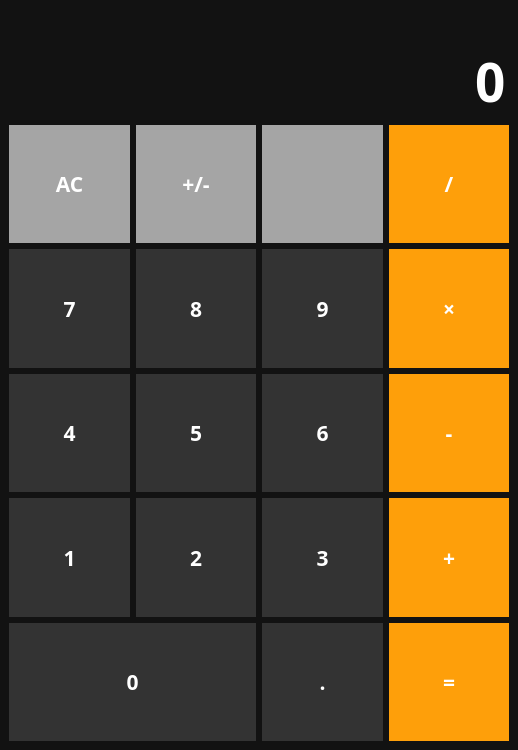
<?xml version="1.0" encoding="UTF-8"?>
<ui version="4.0">
 <class>MainWindow</class>
 <widget class="QMainWindow" name="MainWindow">
  <property name="geometry">
   <rect>
    <x>0</x>
    <y>0</y>
    <width>518</width>
    <height>750</height>
   </rect>
  </property>
  <property name="minimumSize">
   <size>
    <width>518</width>
    <height>750</height>
   </size>
  </property>
  <property name="windowTitle">
   <string>calc</string>
  </property>
  <property name="windowIcon">
   <iconset resource="files.qrc">
    <normaloff>:/icons/icons/calculator.svg</normaloff>:/icons/icons/calculator.svg</iconset>
  </property>
  <property name="styleSheet">
   <string notr="true">QWidget {
    color: white;
    background-color: #121212;
    font-family: Rubik;
    font-size: 16pt;
    font-weight: 600;
    border-radius: 60px;
}

QPushButton {
    background-color: transparent;
    border: none;
    border-radius: 60px; /* Округление углов кнопок */
}

QPushButton:hover {
    background-color: #666;
}

QPushButton:pressed {
    background-color: #888;
}

QPushButton#btn_div,
QPushButton#btn_mul,
QPushButton#btn_sub,
QPushButton#btn_plus,
QPushButton#btn_calc {
    color: white;
    background-color: #fe9f0a;
    font-family: Rubik;
    font-size: 16pt;
    font-weight: 600;
}

QPushButton#btn_div:hover,
QPushButton#btn_mul:hover,
QPushButton#btn_sub:hover,
QPushButton#btn_plus:hover,
QPushButton#btn_calc:hover {
    background-color: #666;
}

QPushButton#btn_div:pressed,
QPushButton#btn_mul:pressed,
QPushButton#btn_sub:pressed,
QPushButton#btn_plus:pressed,
QPushButton#btn_calc:pressed {
    background-color: #888;
}

QPushButton#btn_backspace,
QPushButton#btn_neg,
QPushButton#btn_clear {
    color: white;
    background-color: #a5a5a5;
    font-family: Rubik;
    font-size: 16pt;
    font-weight: 600;
}

QPushButton#btn_backspace:hover,
QPushButton#btn_neg:hover,
QPushButton#btn_clear:hover {
    background-color: #666;
}

QPushButton#btn_backspace:pressed,
QPushButton#btn_neg:pressed,
QPushButton#btn_clear:pressed {
    background-color: #888;
}

QPushButton#btn_0,
QPushButton#btn_1,
QPushButton#btn_2,
QPushButton#btn_3,
QPushButton#btn_4,
QPushButton#btn_5,
QPushButton#btn_6,
QPushButton#btn_7,
QPushButton#btn_8,
QPushButton#btn_9,
QPushButton#btn_point {
    color: white;
    background-color: #333333;
    font-family: Rubik;
    font-size: 16pt;
    font-weight: 600;
}

QPushButton#btn_0:hover,
QPushButton#btn_1:hover,
QPushButton#btn_2:hover,
QPushButton#btn_3:hover,
QPushButton#btn_4:hover,
QPushButton#btn_5:hover,
QPushButton#btn_6:hover,
QPushButton#btn_7:hover,
QPushButton#btn_8:hover,
QPushButton#btn_9:hover,
QPushButton#btn_point:hover {
    background-color: #666;
}

QPushButton#btn_0:pressed,
QPushButton#btn_1:pressed,
QPushButton#btn_2:pressed,
QPushButton#btn_3:pressed,
QPushButton#btn_4:pressed,
QPushButton#btn_5:pressed,
QPushButton#btn_6:pressed,
QPushButton#btn_7:pressed,
QPushButton#btn_8:pressed,
QPushButton#btn_9:pressed,
QPushButton#btn_point:pressed {
    background-color: #888;
}</string>
  </property>
  <widget class="QWidget" name="centralwidget">
   <layout class="QVBoxLayout" name="verticalLayout">
    <item>
     <widget class="QLabel" name="lbl_temp">
      <property name="sizePolicy">
       <sizepolicy hsizetype="Preferred" vsizetype="Maximum">
        <horstretch>0</horstretch>
        <verstretch>0</verstretch>
       </sizepolicy>
      </property>
      <property name="styleSheet">
       <string notr="true">color: #888;</string>
      </property>
      <property name="text">
       <string/>
      </property>
      <property name="alignment">
       <set>Qt::AlignRight|Qt::AlignTrailing|Qt::AlignVCenter</set>
      </property>
     </widget>
    </item>
    <item>
     <widget class="QLineEdit" name="le_entry">
      <property name="sizePolicy">
       <sizepolicy hsizetype="Expanding" vsizetype="Maximum">
        <horstretch>0</horstretch>
        <verstretch>1</verstretch>
       </sizepolicy>
      </property>
      <property name="styleSheet">
       <string notr="true">font-size: 40pt;
border: none;</string>
      </property>
      <property name="text">
       <string>0</string>
      </property>
      <property name="maxLength">
       <number>16</number>
      </property>
      <property name="alignment">
       <set>Qt::AlignRight|Qt::AlignTrailing|Qt::AlignVCenter</set>
      </property>
      <property name="readOnly">
       <bool>true</bool>
      </property>
     </widget>
    </item>
    <item>
     <layout class="QGridLayout" name="gridLayout">
      <item row="2" column="2">
       <widget class="QPushButton" name="btn_6">
        <property name="sizePolicy">
         <sizepolicy hsizetype="Minimum" vsizetype="Expanding">
          <horstretch>0</horstretch>
          <verstretch>0</verstretch>
         </sizepolicy>
        </property>
        <property name="cursor">
         <cursorShape>OpenHandCursor</cursorShape>
        </property>
        <property name="text">
         <string>6</string>
        </property>
       </widget>
      </item>
      <item row="2" column="3">
       <widget class="QPushButton" name="btn_sub">
        <property name="sizePolicy">
         <sizepolicy hsizetype="Minimum" vsizetype="Expanding">
          <horstretch>0</horstretch>
          <verstretch>0</verstretch>
         </sizepolicy>
        </property>
        <property name="cursor">
         <cursorShape>OpenHandCursor</cursorShape>
        </property>
        <property name="text">
         <string>-</string>
        </property>
       </widget>
      </item>
      <item row="1" column="2">
       <widget class="QPushButton" name="btn_9">
        <property name="sizePolicy">
         <sizepolicy hsizetype="Minimum" vsizetype="Expanding">
          <horstretch>0</horstretch>
          <verstretch>0</verstretch>
         </sizepolicy>
        </property>
        <property name="cursor">
         <cursorShape>OpenHandCursor</cursorShape>
        </property>
        <property name="text">
         <string>9</string>
        </property>
       </widget>
      </item>
      <item row="1" column="0">
       <widget class="QPushButton" name="btn_7">
        <property name="sizePolicy">
         <sizepolicy hsizetype="Minimum" vsizetype="Expanding">
          <horstretch>0</horstretch>
          <verstretch>0</verstretch>
         </sizepolicy>
        </property>
        <property name="cursor">
         <cursorShape>OpenHandCursor</cursorShape>
        </property>
        <property name="text">
         <string>7</string>
        </property>
       </widget>
      </item>
      <item row="0" column="2">
       <widget class="QPushButton" name="btn_backspace">
        <property name="sizePolicy">
         <sizepolicy hsizetype="Minimum" vsizetype="Expanding">
          <horstretch>0</horstretch>
          <verstretch>0</verstretch>
         </sizepolicy>
        </property>
        <property name="cursor">
         <cursorShape>OpenHandCursor</cursorShape>
        </property>
        <property name="text">
         <string/>
        </property>
        <property name="icon">
         <iconset resource="files.qrc">
          <normaloff>:/icons/icons/backspace.svg</normaloff>:/icons/icons/backspace.svg</iconset>
        </property>
        <property name="iconSize">
         <size>
          <width>24</width>
          <height>24</height>
         </size>
        </property>
       </widget>
      </item>
      <item row="2" column="1">
       <widget class="QPushButton" name="btn_5">
        <property name="sizePolicy">
         <sizepolicy hsizetype="Minimum" vsizetype="Expanding">
          <horstretch>0</horstretch>
          <verstretch>0</verstretch>
         </sizepolicy>
        </property>
        <property name="cursor">
         <cursorShape>OpenHandCursor</cursorShape>
        </property>
        <property name="text">
         <string>5</string>
        </property>
       </widget>
      </item>
      <item row="0" column="3">
       <widget class="QPushButton" name="btn_div">
        <property name="sizePolicy">
         <sizepolicy hsizetype="Minimum" vsizetype="Expanding">
          <horstretch>0</horstretch>
          <verstretch>0</verstretch>
         </sizepolicy>
        </property>
        <property name="cursor">
         <cursorShape>OpenHandCursor</cursorShape>
        </property>
        <property name="text">
         <string>/</string>
        </property>
       </widget>
      </item>
      <item row="0" column="0">
       <widget class="QPushButton" name="btn_clear">
        <property name="sizePolicy">
         <sizepolicy hsizetype="Minimum" vsizetype="Expanding">
          <horstretch>0</horstretch>
          <verstretch>0</verstretch>
         </sizepolicy>
        </property>
        <property name="cursor">
         <cursorShape>OpenHandCursor</cursorShape>
        </property>
        <property name="styleSheet">
         <string notr="true"/>
        </property>
        <property name="text">
         <string>AC</string>
        </property>
       </widget>
      </item>
      <item row="4" column="3">
       <widget class="QPushButton" name="btn_plus">
        <property name="sizePolicy">
         <sizepolicy hsizetype="Minimum" vsizetype="Expanding">
          <horstretch>0</horstretch>
          <verstretch>0</verstretch>
         </sizepolicy>
        </property>
        <property name="cursor">
         <cursorShape>OpenHandCursor</cursorShape>
        </property>
        <property name="text">
         <string>+</string>
        </property>
       </widget>
      </item>
      <item row="4" column="0">
       <widget class="QPushButton" name="btn_1">
        <property name="sizePolicy">
         <sizepolicy hsizetype="Minimum" vsizetype="Expanding">
          <horstretch>0</horstretch>
          <verstretch>0</verstretch>
         </sizepolicy>
        </property>
        <property name="cursor">
         <cursorShape>OpenHandCursor</cursorShape>
        </property>
        <property name="text">
         <string>1</string>
        </property>
       </widget>
      </item>
      <item row="0" column="1">
       <widget class="QPushButton" name="btn_neg">
        <property name="sizePolicy">
         <sizepolicy hsizetype="Minimum" vsizetype="Expanding">
          <horstretch>0</horstretch>
          <verstretch>0</verstretch>
         </sizepolicy>
        </property>
        <property name="cursor">
         <cursorShape>OpenHandCursor</cursorShape>
        </property>
        <property name="text">
         <string>+/-</string>
        </property>
       </widget>
      </item>
      <item row="1" column="3">
       <widget class="QPushButton" name="btn_mul">
        <property name="sizePolicy">
         <sizepolicy hsizetype="Minimum" vsizetype="Expanding">
          <horstretch>0</horstretch>
          <verstretch>0</verstretch>
         </sizepolicy>
        </property>
        <property name="cursor">
         <cursorShape>OpenHandCursor</cursorShape>
        </property>
        <property name="text">
         <string>×</string>
        </property>
       </widget>
      </item>
      <item row="2" column="0">
       <widget class="QPushButton" name="btn_4">
        <property name="sizePolicy">
         <sizepolicy hsizetype="Minimum" vsizetype="Expanding">
          <horstretch>0</horstretch>
          <verstretch>0</verstretch>
         </sizepolicy>
        </property>
        <property name="cursor">
         <cursorShape>OpenHandCursor</cursorShape>
        </property>
        <property name="text">
         <string>4</string>
        </property>
       </widget>
      </item>
      <item row="4" column="2">
       <widget class="QPushButton" name="btn_3">
        <property name="sizePolicy">
         <sizepolicy hsizetype="Minimum" vsizetype="Expanding">
          <horstretch>0</horstretch>
          <verstretch>0</verstretch>
         </sizepolicy>
        </property>
        <property name="cursor">
         <cursorShape>OpenHandCursor</cursorShape>
        </property>
        <property name="text">
         <string>3</string>
        </property>
       </widget>
      </item>
      <item row="1" column="1">
       <widget class="QPushButton" name="btn_8">
        <property name="sizePolicy">
         <sizepolicy hsizetype="Minimum" vsizetype="Expanding">
          <horstretch>0</horstretch>
          <verstretch>0</verstretch>
         </sizepolicy>
        </property>
        <property name="cursor">
         <cursorShape>OpenHandCursor</cursorShape>
        </property>
        <property name="text">
         <string>8</string>
        </property>
       </widget>
      </item>
      <item row="5" column="2">
       <widget class="QPushButton" name="btn_point">
        <property name="sizePolicy">
         <sizepolicy hsizetype="Minimum" vsizetype="Expanding">
          <horstretch>0</horstretch>
          <verstretch>0</verstretch>
         </sizepolicy>
        </property>
        <property name="cursor">
         <cursorShape>OpenHandCursor</cursorShape>
        </property>
        <property name="text">
         <string>.</string>
        </property>
       </widget>
      </item>
      <item row="4" column="1">
       <widget class="QPushButton" name="btn_2">
        <property name="sizePolicy">
         <sizepolicy hsizetype="Minimum" vsizetype="Expanding">
          <horstretch>0</horstretch>
          <verstretch>0</verstretch>
         </sizepolicy>
        </property>
        <property name="cursor">
         <cursorShape>OpenHandCursor</cursorShape>
        </property>
        <property name="text">
         <string>2</string>
        </property>
       </widget>
      </item>
      <item row="5" column="3">
       <widget class="QPushButton" name="btn_calc">
        <property name="sizePolicy">
         <sizepolicy hsizetype="Minimum" vsizetype="Expanding">
          <horstretch>0</horstretch>
          <verstretch>0</verstretch>
         </sizepolicy>
        </property>
        <property name="cursor">
         <cursorShape>OpenHandCursor</cursorShape>
        </property>
        <property name="text">
         <string>=</string>
        </property>
       </widget>
      </item>
      <item row="5" column="0" colspan="2">
       <widget class="QPushButton" name="btn_0">
        <property name="sizePolicy">
         <sizepolicy hsizetype="Minimum" vsizetype="Expanding">
          <horstretch>0</horstretch>
          <verstretch>0</verstretch>
         </sizepolicy>
        </property>
        <property name="cursor">
         <cursorShape>OpenHandCursor</cursorShape>
        </property>
        <property name="text">
         <string>0</string>
        </property>
       </widget>
      </item>
     </layout>
    </item>
   </layout>
  </widget>
 </widget>
 <resources>
  <include location="files.qrc"/>
 </resources>
 <connections/>
</ui>
